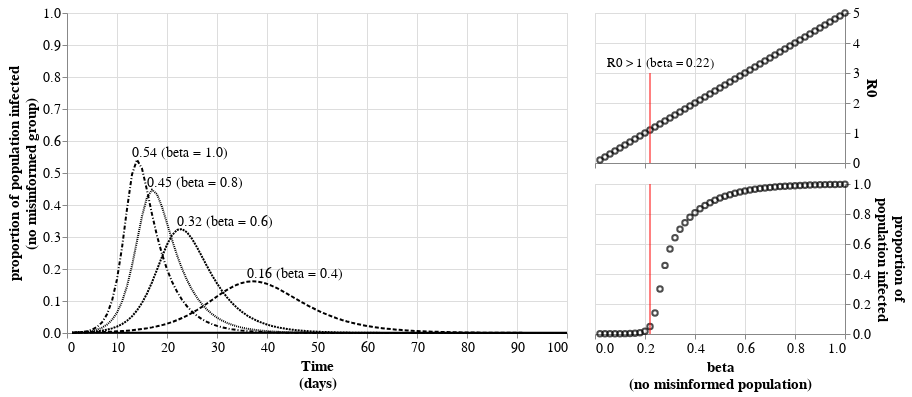

Notebook cell for this chart:
### Code cell
lines = alt.Chart(infections.melt(id_vars='day')).mark_line(size=2, color = 'black').encode(
    x = alt.X(
        'day:Q',
        title = ["Time", "(days)"]
    ),
    y = alt.Y(
        'value:Q',
        title = ["proportion of population infected", "(no misinformed group)"],
        scale = alt.Scale(domain=(0,1))
    ),
    strokeDash = alt.StrokeDash(
        'variable:N',
        title = "beta",
        legend=None
    )
).properties(height=320, width=500)

texts = alt.Chart(text_dfs).mark_text(dy=-7,dx=0,fontSize=14,align='left').encode(
    x = 'peak_x:Q',
    y = 'peak_y:Q',
    text = 'text'
)

lines = alt.layer(lines,texts)


alt.hconcat(
    lines,
    combined_fig,
).configure_axis(
    titleFontSize=15,
    labelFontSize=14,
    labelAngle=0
)
# .configure_legend(
#     titleFontSize=15,
#     labelFontSize=14,
#     orient='top',
#     offset=0
# )

### Figure 1 — Vega-Lite specification as saved in the notebook (floating-point values rounded to 4 significant figures; data arrays with more than 128 entries replaced by an {"elided": "..."} marker saying what was removed)
{"config": {"view": {"continuousWidth": 400, "continuousHeight": 300}, "axis": {"labelAngle": 0, "labelFontSize": 14, "titleFontSize": 15}}, "hconcat": [{"layer": [{"data": {"name": "data-be91c50dcf333fabf8f8b0da5d49049a"}, "mark": {"type": "line", "color": "black", "size": 2}, "encoding": {"strokeDash": {"type": "nominal", "field": "variable", "legend": null, "title": "beta"}, "x": {"type": "quantitative", "field": "day", "title": ["Time", "(days)"]}, "y": {"type": "quantitative", "field": "value", "scale": {"domain": [0, 1]}, "title": ["proportion of population infected", "(no misinformed group)"]}}, "height": 320, "width": 500}, {"data": {"name": "data-9f414f2267269c00288d3f5082564c4a"}, "mark": {"type": "text", "align": "left", "dx": 0, "dy": -7, "fontSize": 14}, "encoding": {"text": {"type": "nominal", "field": "text"}, "x": {"type": "quantitative", "field": "peak_x"}, "y": {"type": "quantitative", "field": "peak_y"}}}]}, {"vconcat": [{"layer": [{"data": {"name": "data-3d76ce2fc1f2c8c648bbd63896e3a1fd"}, "mark": {"type": "point", "color": "black", "size": 30}, "encoding": {"x": {"type": "quantitative", "axis": {"labelExpr": "(datum.value*100) % 10 ? null : datum.label", "labels": false, "title": null}, "field": "beta"}, "y": {"type": "quantitative", "axis": {"orient": "right"}, "field": "r0", "title": "R0"}}}, {"data": {"name": "data-d49f589f30f0175e9b459b16569e9431"}, "mark": {"type": "rule", "color": "red"}, "encoding": {"x": {"type": "quantitative", "field": "x"}, "y": {"type": "quantitative", "field": "y1"}, "y2": {"field": "y2"}}}, {"data": {"name": "data-d49f589f30f0175e9b459b16569e9431"}, "mark": {"type": "text", "dx": 10, "dy": -10, "fontSize": 13}, "encoding": {"text": {"type": "nominal", "field": "text"}, "x": {"type": "quantitative", "field": "x"}, "y": {"type": "quantitative", "field": "y2"}}, "height": 150, "width": 250}]}, {"layer": [{"data": {"name": "data-829c63970a8bb743c1d244ce9d675a43"}, "mark": {"type": "point", "color": "black", "size": 30}, "encoding": {"x": {"type": "quantitative", "axis": {"labelExpr": "(datum.value*100) % 10 ? null : datum.label", "title": ["beta", "(no misinformed population)"]}, "field": "beta"}, "y": {"type": "quantitative", "axis": {"orient": "right"}, "field": "total_infected", "title": ["proportion of", "population infected"]}}}, {"data": {"name": "data-f67aa108af929618ab4a4640b5a4139e"}, "mark": {"type": "rule", "color": "red"}, "encoding": {"x": {"type": "quantitative", "field": "x"}, "y": {"type": "quantitative", "field": "y1"}, "y2": {"field": "y2"}}, "height": 150, "width": 250}]}], "spacing": 5}], "$schema": "https://vega.github.io/schema/vega-lite/v4.8.1.json", "datasets": {"data-be91c50dcf333fabf8f8b0da5d49049a": {"elided": "500 records"}, "data-9f414f2267269c00288d3f5082564c4a": [{"peak_x": 36, "peak_y": 0.1615, "text": "0.16 (beta = 0.4)"}, {"peak_x": 22, "peak_y": 0.3249, "text": "0.32 (beta = 0.6)"}, {"peak_x": 16, "peak_y": 0.4475, "text": "0.45 (beta = 0.8)"}, {"peak_x": 13, "peak_y": 0.5419, "text": "0.54 (beta = 1.0)"}], "data-3d76ce2fc1f2c8c648bbd63896e3a1fd": [{"r0": 0.1, "beta": 0.02}, {"r0": 0.2, "beta": 0.04}, {"r0": 0.3, "beta": 0.06}, {"r0": 0.4, "beta": 0.08}, {"r0": 0.5, "beta": 0.1}, {"r0": 0.6, "beta": 0.12}, {"r0": 0.7, "beta": 0.14}, {"r0": 0.8, "beta": 0.16}, {"r0": 0.9, "beta": 0.18}, {"r0": 1.0, "beta": 0.2}, {"r0": 1.1, "beta": 0.22}, {"r0": 1.2, "beta": 0.24}, {"r0": 1.3, "beta": 0.26}, {"r0": 1.4, "beta": 0.28}, {"r0": 1.5, "beta": 0.3}, {"r0": 1.6, "beta": 0.32}, {"r0": 1.7, "beta": 0.34}, {"r0": 1.8, "beta": 0.36}, {"r0": 1.9, "beta": 0.38}, {"r0": 2.0, "beta": 0.4}, {"r0": 2.1, "beta": 0.42}, {"r0": 2.2, "beta": 0.44}, {"r0": 2.3, "beta": 0.46}, {"r0": 2.4, "beta": 0.48}, {"r0": 2.5, "beta": 0.5}, {"r0": 2.6, "beta": 0.52}, {"r0": 2.7, "beta": 0.54}, {"r0": 2.8, "beta": 0.56}, {"r0": 2.9, "beta": 0.58}, {"r0": 3.0, "beta": 0.6}, {"r0": 3.1, "beta": 0.62}, {"r0": 3.2, "beta": 0.64}, {"r0": 3.3, "beta": 0.66}, {"r0": 3.4, "beta": 0.68}, {"r0": 3.5, "beta": 0.7}, {"r0": 3.6, "beta": 0.72}, {"r0": 3.7, "beta": 0.74}, {"r0": 3.8, "beta": 0.76}, {"r0": 3.9, "beta": 0.78}, {"r0": 4.0, "beta": 0.8}, {"r0": 4.1, "beta": 0.82}, {"r0": 4.2, "beta": 0.84}, {"r0": 4.3, "beta": 0.86}, {"r0": 4.4, "beta": 0.88}, {"r0": 4.5, "beta": 0.9}, {"r0": 4.6, "beta": 0.92}, {"r0": 4.7, "beta": 0.94}, {"r0": 4.8, "beta": 0.96}, {"r0": 4.9, "beta": 0.98}, {"r0": 5.0, "beta": 1.0}], "data-d49f589f30f0175e9b459b16569e9431": [{"x": 0.22, "y1": 0, "y2": 3, "text": "R0 > 1 (beta = 0.22)"}], "data-829c63970a8bb743c1d244ce9d675a43": [{"beta": 0.02, "total_infected": 0.001111}, {"beta": 0.04, "total_infected": 0.00125}, {"beta": 0.06, "total_infected": 0.001428}, {"beta": 0.08, "total_infected": 0.001665}, {"beta": 0.1, "total_infected": 0.001997}, {"beta": 0.12, "total_infected": 0.002493}, {"beta": 0.14, "total_infected": 0.00331}, {"beta": 0.16, "total_infected": 0.004861}, {"beta": 0.18, "total_infected": 0.008428}, {"beta": 0.2, "total_infected": 0.01847}, {"beta": 0.22, "total_infected": 0.05023}, {"beta": 0.24, "total_infected": 0.1398}, {"beta": 0.26, "total_infected": 0.2999}, {"beta": 0.28, "total_infected": 0.4574}, {"beta": 0.3, "total_infected": 0.5674}, {"beta": 0.32, "total_infected": 0.6422}, {"beta": 0.34, "total_infected": 0.6977}, {"beta": 0.36, "total_infected": 0.7418}, {"beta": 0.38, "total_infected": 0.7781}, {"beta": 0.4, "total_infected": 0.8086}, {"beta": 0.42, "total_infected": 0.8345}, {"beta": 0.44, "total_infected": 0.8566}, {"beta": 0.46, "total_infected": 0.8756}, {"beta": 0.48, "total_infected": 0.892}, {"beta": 0.5, "total_infected": 0.9061}, {"beta": 0.52, "total_infected": 0.9184}, {"beta": 0.54, "total_infected": 0.929}, {"beta": 0.56, "total_infected": 0.9382}, {"beta": 0.58, "total_infected": 0.9463}, {"beta": 0.6, "total_infected": 0.9533}, {"beta": 0.62, "total_infected": 0.9594}, {"beta": 0.64, "total_infected": 0.9647}, {"beta": 0.66, "total_infected": 0.9694}, {"beta": 0.68, "total_infected": 0.9735}, {"beta": 0.7, "total_infected": 0.977}, {"beta": 0.72, "total_infected": 0.9801}, {"beta": 0.74, "total_infected": 0.9829}, {"beta": 0.76, "total_infected": 0.9852}, {"beta": 0.78, "total_infected": 0.9873}, {"beta": 0.8, "total_infected": 0.9891}, {"beta": 0.82, "total_infected": 0.9906}, {"beta": 0.84, "total_infected": 0.992}, {"beta": 0.86, "total_infected": 0.9932}, {"beta": 0.88, "total_infected": 0.9942}, {"beta": 0.9, "total_infected": 0.9951}, {"beta": 0.92, "total_infected": 0.9958}, {"beta": 0.94, "total_infected": 0.9965}, {"beta": 0.96, "total_infected": 0.9971}, {"beta": 0.98, "total_infected": 0.9975}, {"beta": 1.0, "total_infected": 0.998}], "data-f67aa108af929618ab4a4640b5a4139e": [{"x": 0.22, "y1": 0, "y2": 1, "text": "R0 > 1 (beta = 0.22)"}]}}
